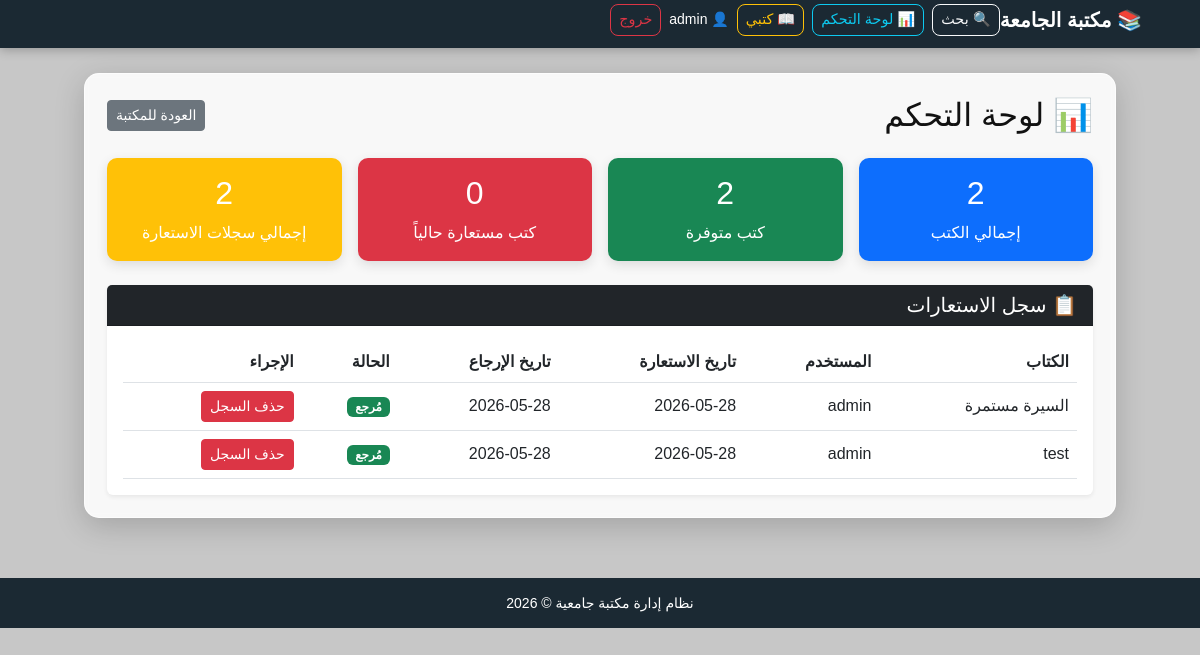
The page /dashboard/ (signed in) on the database its author committed.
### library/models.py (models this page shows, shortened)
class Borrowing(models.Model):
    book = models.ForeignKey(Book, on_delete=models.CASCADE)
    user = models.ForeignKey(User, on_delete=models.CASCADE)
    borrow_date = models.DateField(auto_now_add=True)   # تاريخ الاستعارة
    return_date = models.DateField(null=True, blank=True) # تاريخ الإرجاع
    returned = models.BooleanField(default=False)         # هل أُرجع؟

class Book(models.Model):
    title = models.CharField(max_length=200)        # عنوان الكتاب
    author = models.CharField(max_length=200)       # المؤلف
    isbn = models.CharField(max_length=13, unique=True)  # رقم الكتاب
    quantity = models.IntegerField(default=1)        # عدد النسخ
    available = models.BooleanField(default=True)    # متوفر أم لا

### library/views.py (the view)
# urls.py: path('dashboard/', views.dashboard, name='dashboard'),
@staff_required
def dashboard(request):
    context = {
        'total_books': Book.objects.count(),
        'available_books': Book.objects.filter(available=True, quantity__gt=0).count(),
        'borrowed_books': Borrowing.objects.filter(returned=False).count(),
        'total_borrowings': Borrowing.objects.count(),
        'recent_borrowings': Borrowing.objects.select_related('book', 'user')
                                              .order_by('-borrow_date', '-pk')[:20],
    }
    return render(request, 'library/dashboard.html', context)

### templates/library/dashboard.html (shortened to what this page needs)
{% extends 'library/base.html' %}
{% block content %}
<div class="content-panel">
    <div class="d-flex justify-content-between align-items-center mb-4">
        <h2 class="mb-0">
            📊 لوحة التحكم
        </h2>
        <a
            href="/"
            class="btn btn-secondary btn-sm">
            العودة للمكتبة
        </a>
    </div>
    <div class="row g-3 mb-4">
        <div class="col-lg-3 col-md-6">
            <div class="card dashboard-card text-white bg-primary">
                <div class="card-body text-center">
                    <h2>
                        {{ total_books }}
                    </h2>
                    <p class="mb-0">
                        إجمالي الكتب
                    </p>
                </div>
            </div>
        </div>
        <div class="col-lg-3 col-md-6">
            <div class="card dashboard-card text-white bg-success">
                <div class="card-body text-center">
                    <h2>
                        {{ available_books }}
                    </h2>
                    <p class="mb-0">
                        كتب متوفرة
                    </p>
                </div>
            </div>
        </div>
        <div class="col-lg-3 col-md-6">
            <div class="card dashboard-card text-white bg-danger">
                <div class="card-body text-center">
                    <h2>
                        {{ borrowed_books }}
                    </h2>
                    <p class="mb-0">
                        كتب مستعارة حالياً
                    </p>
                </div>
            </div>
        </div>
        <div class="col-lg-3 col-md-6">
            <div class="card dashboard-card text-white bg-warning">
                <div class="card-body text-center">
                    <h2>
                        {{ total_borrowings }}
                    </h2>
                    <p class="mb-0">
                        إجمالي سجلات الاستعارة
                    </p>
                </div>
            </div>
        </div>
    </div>
    <div class="card border-0 shadow-sm">
        <div class="card-header bg-dark text-white">
            <h5 class="mb-0">
                📋 سجل الاستعارات
            </h5>
        </div>
        <div class="card-body">
            {% if recent_borrowings %}
            <div class="table-container">
                <table class="table table-hover align-middle">
                    <thead>
                        <tr>
                            <th>الكتاب</th>
                            <th>المستخدم</th>
                            <th>تاريخ الاستعارة</th>
                            <th>تاريخ الإرجاع</th>
                            <th>الحالة</th>
                            <th>الإجراء</th>
                        </tr>
                    </thead>
                    <tbody>
                        {% for b in recent_borrowings %}
                        <tr>
                            <td>
                                {{ b.book.title }}
                            </td>
                            <td>
                                {{ b.user.username }}
                            </td>
                            <td>
                                {{ b.borrow_date|date:"Y-m-d" }}
                            </td>
                            <td>
                                {% if b.return_date %}
                                    {{ b.return_date|date:"Y-m-d" }}
                                {% else %}
                                    -
                                {% endif %}
                            </td>
                            <td>
                                {% if b.returned %}
                                    <span class="badge bg-success">
                                        مُرجع
                                    </span>
                                {% else %}
                                    <span class="badge bg-danger">
                                        مستعار
                                    </span>
                                {% endif %}
                            </td>
                            <td>
                                {% if b.returned %}
                                    <a
                                        href="/borrowing/{{ b.pk }}/delete/"
                                        class="btn btn-danger btn-sm">
                                        حذف السجل
                                    </a>
                                {% else %}
                                    <span class="text-muted">
                                        غير متاح
                                    </span>
                                {% endif %}
                            </td>
                        </tr>
                        {% endfor %}
                    </tbody>
                </table>
            </div>
            {% else %}
                <div class="alert alert-info mb-0">
                    لا توجد استعارات بعد.
                </div>
            {% endif %}
        </div>
    </div>
</div>
{% endblock %}

### templates/library/base.html (shortened to what this page needs)
{% load static %}
<!DOCTYPE html>
<html lang="ar" dir="rtl">
<head>
    <link
        href="https://cdn.jsdelivr.net/npm/bootstrap@5.3.0/dist/css/bootstrap.min.css"
        rel="stylesheet">
</head>
<body>
    <nav class="navbar navbar-dark navbar-expand-md main-navbar">
        <div class="container">
            <a class="navbar-brand" href="/">
                📚 مكتبة الجامعة
            </a>
            <div class="collapse navbar-collapse" id="topNav">
                <div class="d-flex flex-column flex-md-row gap-2 align-items-stretch align-items-md-center ms-md-auto mt-3 mt-md-0 mb-2 mb-md-0">
                    <a href="/search/"
                       class="btn btn-outline-light btn-sm nav-btn">
                        🔍 بحث
                    </a>
                    {% if user.is_authenticated %}
                        {% if user.is_staff %}
                        <a href="/dashboard/"
                           class="btn btn-outline-info btn-sm nav-btn">
                            📊 لوحة التحكم
                        </a>
                        {% endif %}
                        <a href="/my-books/"
                           class="btn btn-outline-warning btn-sm nav-btn">
                            📖 كتبي
                        </a>
                        <span class="text-white small">
                            👤 {{ user.username }}
                        </span>
                        <a href="/logout/"
                           class="btn btn-outline-danger btn-sm nav-btn">
                            خروج
                        </a>
                    {% endif %}
                </div>
            </div>
        </div>
    </nav>
    <main class="main-container">
        {% block content %}
        {% endblock %}
    </main>
    <footer class="main-footer">
        <small>
            نظام إدارة مكتبة جامعية © 2026
        </small>
    </footer>
</body>
</html>

### rows shown on the page
Borrowing: book "السيرة مستمرة", user.username "admin", borrow_date "2026-05-28", return_date "2026-05-28", returned "مُرجع"
Borrowing: book "test", user.username "admin", borrow_date "2026-05-28", return_date "2026-05-28", returned "مُرجع"

### other values the page prints
{{ user.username }} "admin"
{{ total_books }} "2"
{{ available_books }} "2"
{{ borrowed_books }} "0"
{{ total_borrowings }} "2"
